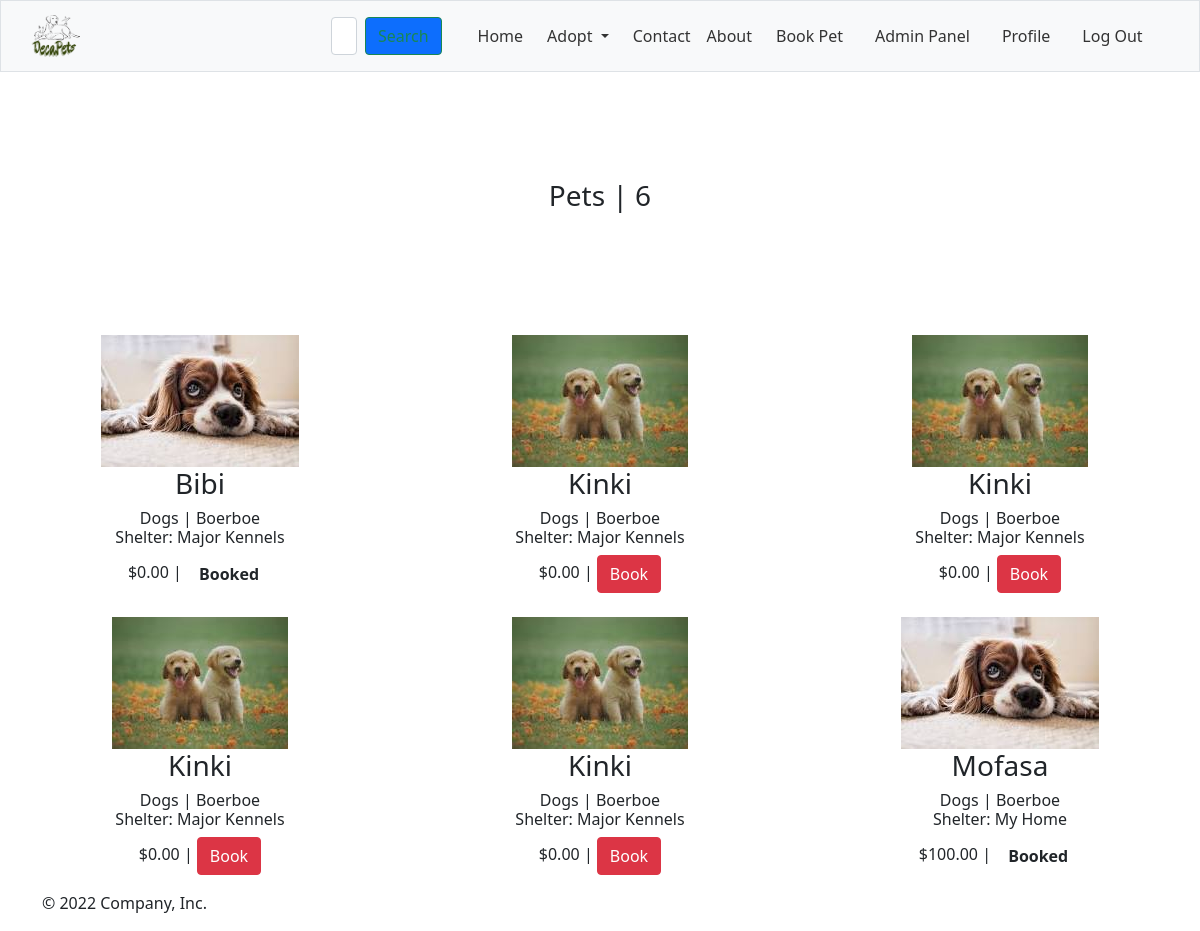
The page /pets?a=get_pets&pty=category_id&val=1 (signed in) on the database its author committed.
### tables this page shows
CREATE TABLE pet(
                id INTEGER PRIMARY KEY AUTOINCREMENT NOT NULL,
                pet_name TEXT,
                category_id INTEGER,
                subcategory_id INTEGER,
                shelter_home_id INTEGER,
                user_id INTEGER,
                pet_description TEXT,
                age TEXT,
                pet_status TEXT,
                pet_image_url TEXT,
                upload_date TEXT, price CURRENCY DEFAULT 0,
                FOREIGN KEY(category_id) REFERENCES category(id),
                FOREIGN KEY(user_id) REFERENCES user(id),
                FOREIGN KEY(subcategory_id) REFERENCES subcategory(id),
                FOREIGN KEY(shelter_home_id) REFERENCES shelter_home(id)
            );

CREATE TABLE category (
                id INTEGER PRIMARY KEY AUTOINCREMENT NOT NULL,
                name TEXT
                
            );

CREATE TABLE subcategory (
                id INTEGER PRIMARY KEY AUTOINCREMENT NOT NULL,
                name TEXT,
                category_id INTEGER,
                FOREIGN KEY(category_id) REFERENCES category(id)
                
            );

CREATE TABLE shelter_home(
                id INTEGER PRIMARY KEY AUTOINCREMENT NOT NULL,
                shelter_home_name TEXT,
                email TEXT UNIQUE,
                description TEXT,
                address TEXT,
                registration_date TEXT
            );

### app.py (the view, shortened to what this page needs)
@app.route("/pets", methods=["GET", "POST"])
def pets():
    if request.method == "GET":
        action = request.args.get("a")
        if action == "add_pet":
            shelter_homes = db.execute("SELECT id, shelter_home_name FROM shelter_home")
            return render_template("admin/add_pet_form.html", shelter_homes = shelter_homes)
        if action == 'get_pets':
            pty = request.args.get("pty")
            val = request.args.get("val")
            if pty is not None:
                query = "SELECT pet.*, category.name AS category_name, subcategory.name AS subcategory_name, shelter_home_name FROM pet JOIN category ON pet.category_id = category.id JOIN subcategory ON subcategory.id = pet.subcategory_id JOIN shelter_home ON shelter_home.id = pet.shelter_home_id WHERE pet."+ pty + " = "+ val
                pets = db.execute(query)
                pets = db.execute("SELECT pet.*, category.name AS category_name, subcategory.name AS subcategory_name, shelter_home_name FROM pet JOIN category ON pet.category_id = category.id JOIN subcategory ON subcategory.id = pet.subcategory_id JOIN shelter_home ON shelter_home.id = pet.shelter_home_id WHERE pet.category_id = ?", val)
            message = "No pets in this category yet"
            if pets:
                message = "Your Pets Are Here"
            return render_template("pets.html",pets=pets, message = message)

### app.py (called while the page is built)
@app.after_request
def after_request(response):
    response.headers["Cache-Control"] = "no-cache, no-store, must-revalidate"
    response.headers["Expires"] = 0
    response.headers["Pragma"] = "no-cache"
    return response

### helpers.py (called while the page is built)
def usd(value):
    return f"${value:,.2f}"

### templates/pets.html (shortened to what this page needs)
{% extends "layout.html" %}
{% block main %}
    <div class="row">
        <div class="col-sm-12 p-5">
            <h3>Pets | {{pets|length}}</h3>
        </div>
    </div>
    <div class="row">
        {% for p in pets%}
            <div class="col-sm-4 my-2">
                <div>
                    <img src="{{p.pet_image_url}}" class="img-fluid" alt="{{p.pet_name}}" />
                </div>
                <div>
                    <h3>{{p.pet_name}}</h3>
                    <h6>{{p.category_name}} | {{p.subcategory_name}}  <br> Shelter: {{p.shelter_home_name}}</h6>
                    <h6>{{p.price | usd}} |
                        {% if p.pet_status == 'Available' %}
                        <a href="/bookings?a=add_to_cart&id={{p.id}}&price={{p.price}}&quantity=1" class="btn btn-danger">Book</a></h6>
                        {% else %}
                            <span class="btn font-weight-bolder">{{ p.pet_status }}</span>
                        {% endif %}
                </div>
            </div>
        {% endfor %}
    </div>
{% endblock %}

### static/decapet_style/style.css (style rules this page uses)
*, *::after, *::before { box-sizing: border-box; }
.row { margin-top: 5%; text-align: center; }

### rows shown on the page
pet: pet_image_url (picture), pet_name "Bibi", category_name "Dogs", subcategory_name "Boerboe", shelter_home_name "Major Kennels", price "$0.00", pet_status "Booked"
pet: pet_image_url (picture), pet_name "Kinki", category_name "Dogs", subcategory_name "Boerboe", shelter_home_name "Major Kennels", price "$0.00"
pet: pet_image_url (picture), pet_name "Kinki", category_name "Dogs", subcategory_name "Boerboe", shelter_home_name "Major Kennels", price "$0.00"
pet: pet_image_url (picture), pet_name "Kinki", category_name "Dogs", subcategory_name "Boerboe", shelter_home_name "Major Kennels", price "$0.00"
pet: pet_image_url (picture), pet_name "Kinki", category_name "Dogs", subcategory_name "Boerboe", shelter_home_name "Major Kennels", price "$0.00"
pet: pet_image_url (picture), pet_name "Mofasa", category_name "Dogs", subcategory_name "Boerboe", shelter_home_name "My Home", price "$100.00", pet_status "Booked"

### other values the page prints
{{ pets|length }} "6"
